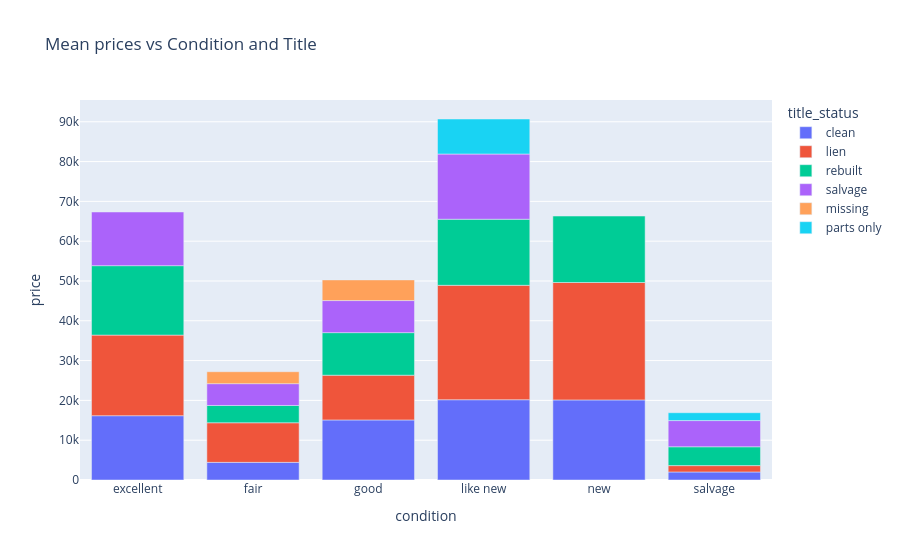

Notebook code for this chart:
### Code cell
title_df = vehicle_df_dropna.groupby(['condition', 'title_status'])[['price']].mean()
title_df = title_df.reset_index()
title_df

px.bar(title_df, x='condition', y='price',title='Mean prices vs Condition and Title', color='title_status')

### Figure 1 — Plotly figure (JSON) as saved in the notebook; plotly's stock layout.template omitted (floating-point values rounded to 4 significant figures)
{"data": [{"alignmentgroup": "True", "hovertemplate": "title_status=clean<br>condition=%{x}<br>price=%{y}<extra></extra>", "legendgroup": "clean", "marker": {"color": "#636efa", "pattern": {"shape": ""}}, "name": "clean", "offsetgroup": "clean", "orientation": "v", "showlegend": true, "textposition": "auto", "type": "bar", "x": ["excellent", "fair", "good", "like new", "new", "salvage"], "xaxis": "x", "y": [16160.0, 4431.0, 15090.0, 20170.0, 20110.0, 2014.0], "yaxis": "y"}, {"alignmentgroup": "True", "hovertemplate": "title_status=lien<br>condition=%{x}<br>price=%{y}<extra></extra>", "legendgroup": "lien", "marker": {"color": "#EF553B", "pattern": {"shape": ""}}, "name": "lien", "offsetgroup": "lien", "orientation": "v", "showlegend": true, "textposition": "auto", "type": "bar", "x": ["excellent", "fair", "good", "like new", "new", "salvage"], "xaxis": "x", "y": [20250.0, 9950, 11240.0, 28740.0, 29500, 1600], "yaxis": "y"}, {"alignmentgroup": "True", "hovertemplate": "title_status=rebuilt<br>condition=%{x}<br>price=%{y}<extra></extra>", "legendgroup": "rebuilt", "marker": {"color": "#00cc96", "pattern": {"shape": ""}}, "name": "rebuilt", "offsetgroup": "rebuilt", "orientation": "v", "showlegend": true, "textposition": "auto", "type": "bar", "x": ["excellent", "fair", "good", "like new", "new", "salvage"], "xaxis": "x", "y": [17450.0, 4342.0, 10700.0, 16600.0, 16696, 4732.0], "yaxis": "y"}, {"alignmentgroup": "True", "hovertemplate": "title_status=salvage<br>condition=%{x}<br>price=%{y}<extra></extra>", "legendgroup": "salvage", "marker": {"color": "#ab63fa", "pattern": {"shape": ""}}, "name": "salvage", "offsetgroup": "salvage", "orientation": "v", "showlegend": true, "textposition": "auto", "type": "bar", "x": ["excellent", "fair", "good", "like new", "salvage"], "xaxis": "x", "y": [13480.0, 5481.0, 8056.0, 16380.0, 6582.0], "yaxis": "y"}, {"alignmentgroup": "True", "hovertemplate": "title_status=missing<br>condition=%{x}<br>price=%{y}<extra></extra>", "legendgroup": "missing", "marker": {"color": "#FFA15A", "pattern": {"shape": ""}}, "name": "missing", "offsetgroup": "missing", "orientation": "v", "showlegend": true, "textposition": "auto", "type": "bar", "x": ["fair", "good"], "xaxis": "x", "y": [3000, 5188.0], "yaxis": "y"}, {"alignmentgroup": "True", "hovertemplate": "title_status=parts only<br>condition=%{x}<br>price=%{y}<extra></extra>", "legendgroup": "parts only", "marker": {"color": "#19d3f3", "pattern": {"shape": ""}}, "name": "parts only", "offsetgroup": "parts only", "orientation": "v", "showlegend": true, "textposition": "auto", "type": "bar", "x": ["like new", "salvage"], "xaxis": "x", "y": [8800, 1975], "yaxis": "y"}], "layout": {"autosize": true, "barmode": "relative", "legend": {"title": {"text": "title_status"}, "tracegroupgap": 0}, "title": {"text": "Mean prices vs Condition and Title"}, "xaxis": {"anchor": "y", "autorange": true, "domain": [0, 1], "range": [-0.5, 5.5], "title": {"text": "condition"}, "type": "category"}, "yaxis": {"anchor": "x", "autorange": true, "domain": [0, 1], "range": [0, 95470.0], "title": {"text": "price"}, "type": "linear"}}}
